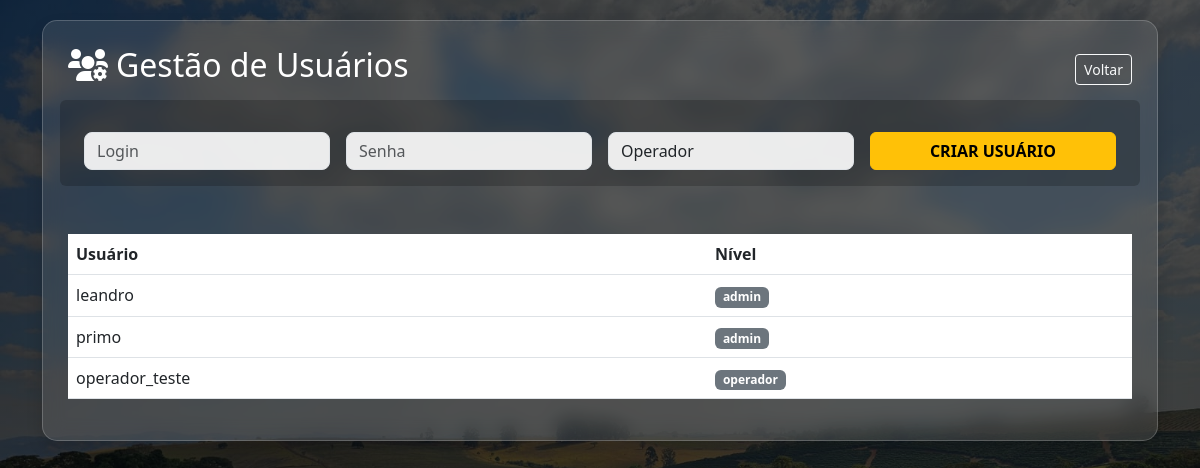
/usuarios (signed in), run on the app's committed database.
### tables this page shows
CREATE TABLE usuarios (
            id INTEGER PRIMARY KEY AUTOINCREMENT,
            usuario TEXT UNIQUE,
            senha TEXT
        , nivel TEXT DEFAULT "operador");

### app.py (the view)
@app.route('/usuarios', methods=['GET', 'POST'])
def gerenciar_usuarios():
    verificar_admin()
    db = conectar_banco()
    if request.method == 'POST':
        db.execute('INSERT INTO usuarios (usuario, senha, nivel) VALUES (?, ?, ?)',
                   (request.form['novo_user'], request.form['nova_senha'], request.form['novo_nivel']))
        db.commit()
    lista = db.execute('SELECT * FROM usuarios').fetchall()
    db.close()
    return render_template('usuarios.html', usuarios=lista)

### app.py (called while the page is built)
def conectar_banco():
    conexao = sqlite3.connect('banco.db')
    conexao.row_factory = sqlite3.Row
    return conexao

def verificar_admin():
    if session.get('nivel') != 'admin':
        abort(403)

### templates/usuarios.html (shortened to what this page needs)
<!DOCTYPE html>
<html lang="pt-BR">
<head>
    <link href="https://cdn.jsdelivr.net/npm/bootstrap@5.3.0/dist/css/bootstrap.min.css" rel="stylesheet">
    <link rel="stylesheet" href="https://cdnjs.cloudflare.com/ajax/libs/font-awesome/6.0.0/css/all.min.css">
</head>
<body>
    <div class="container"><div class="glass-panel shadow">
        <div class="d-flex justify-content-between align-items-center mb-4">
            <h2><i class="fas fa-users-cog me-2"></i>Gestão de Usuários</h2>
            <a href="/" class="btn btn-outline-light btn-sm">Voltar</a>
        </div>
        <form method="POST" class="row g-3 mb-5 p-3 rounded" style="background: rgba(0,0,0,0.2);">
            <div class="col-md-3">
                <input type="text" name="novo_user" class="form-control" placeholder="Login" required>
            </div>
            <div class="col-md-3">
                <input type="password" name="nova_senha" class="form-control" placeholder="Senha" required>
            </div>
            <div class="col-md-3">
                <select name="novo_nivel" class="form-select">
                    <option value="operador">Operador</option>
                </select>
            </div>
            <div class="col-md-3">
                <button type="submit" class="btn btn-warning w-100 fw-bold">CRIAR USUÁRIO</button>
            </div>
        </form>
        <table class="table table-hover text-white">
            <thead><tr><th>Usuário</th><th>Nível</th></tr></thead>
            <tbody>
                {% for u in usuarios %}
                <tr><td>{{ u['usuario'] }}</td><td><span class="badge bg-secondary">{{ u['nivel'] }}</span></td></tr>
                {% endfor %}
            </tbody>
        </table>
    </div></div>
</body>
</html>

### templates/usuarios.html (style rules this page uses)
body { background: linear-gradient(rgba(0,0,0,0.7), rgba(0,0,0,0.7)), url('/static/fundo.jpg'); background-size: cover; background-position: center; min-height: 100vh; color: white; padding: 20px; }
.glass-panel { background: rgba(255,255,255,0.1); backdrop-filter: blur(10px); border-radius: 15px; padding: 25px; border: 1px solid rgba(255,255,255,0.2); }
.form-control, .form-select { background: rgba(255,255,255,0.9); border-radius: 8px; }

### data on the page
usuarios: usuario "leandro", nivel "admin"
usuarios: usuario "primo", nivel "admin"
usuarios: usuario "operador_teste", nivel "operador"
